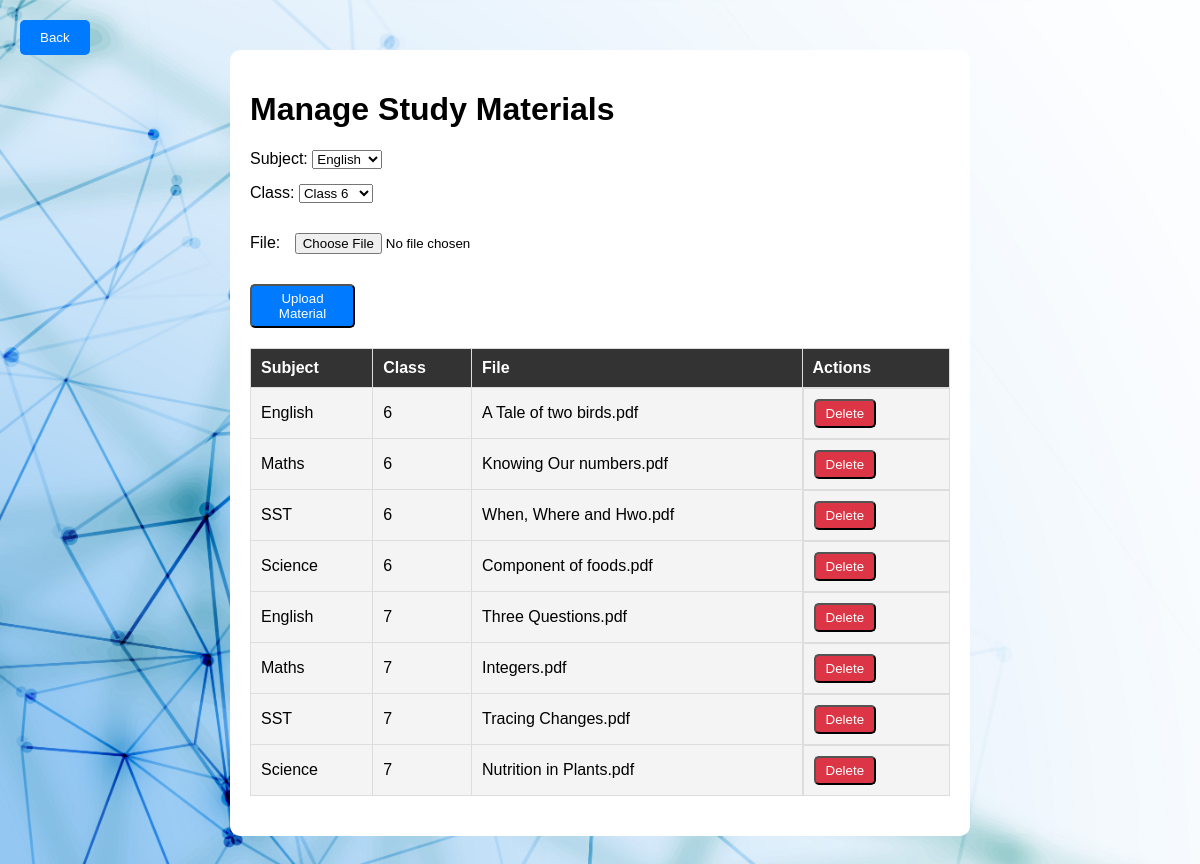
/upload_material.php, run on the app's committed database.
### tables this page shows
CREATE TABLE `study_materials` (
  `id` int(11) NOT NULL,
  `subject` varchar(100) NOT NULL,
  `class` varchar(100) NOT NULL,
  `file_name` varchar(255) NOT NULL,
  `file_path` varchar(255) NOT NULL,
  `uploaded_at` timestamp NOT NULL DEFAULT current_timestamp() ON UPDATE current_timestamp()
);

### upload_material.php (the view, shortened to what this page needs)
<?php
include 'connect.php';
?>
<!DOCTYPE html>
<html lang="en">
<head>
</head>
<body>
<button class="back-btn" onclick="window.location.href='control.php'">Back</button>
    <div class="container">
        <h1>Manage Study Materials</h1>
        <form action="upload_material.php" method="POST" enctype="multipart/form-data">
    <div class="form-row">
        <label for="subject">Subject:</label>
        <select name="subject" id="subject" required>
            <option value="English">English</option>
        </select>
    </div>
    <div class="form-row">
        <label for="class">Class:</label>
        <select name="class" id="class" required>
            <option value="6">Class 6</option>
        </select>
    </div>
    <div class="form-row">
        <label for="file">File:</label>
        <input type="file" name="file" id="file" required>
    </div>
    <div class="form-row">
        <button type="submit" class="btn">Upload Material</button>
    </div>
</form>
        <table>
            <thead>
                <tr>
                    <th>Subject</th>
                    <th>Class</th>
                    <th>File</th>
                    <th>Actions</th>
                </tr>
            </thead>
            <tbody>
                <?php
                try {
                    $stmt = $pdo->query("SELECT * FROM study_materials");
                    while ($row = $stmt->fetch(PDO::FETCH_ASSOC)) {
                        echo "<tr>
                                <td>{$row['subject']}</td>
                                <td>{$row['class']}</td>
                                <td>{$row['file_name']}</td>
                                <td class='action-btns'>
                                    <form method='POST' style='display:inline;'>
                                        <input type='hidden' name='id' value='{$row['id']}'>
                                        <input type='hidden' name='action' value='delete'>
                                        <button type='submit' class='btn delete-btn'>Delete</button>
                                    </form>
                                </td>
                              </tr>";
                    }
                } catch (PDOException $e) {
                    echo "<tr><td colspan='4'>Error: " . htmlspecialchars($e->getMessage()) . "</td></tr>";
                }
                ?>
            </tbody>
        </table>
    </div>
</body>
</html>

### upload_material.php (style rules this page uses)
body { background-image: url('login.jpg'); background-size: cover; font-family: Arial, sans-serif; color: #000; }
.container { margin: 50px auto; padding: 20px; background-color: #fff; color: #000; border-radius: 10px; max-width: 700px; }
table { width: 100%; border-collapse: collapse; margin: 20px 0; background-color: white; border-radius: 5px; }
th, td { text-align: left; padding: 10px; border: 1px solid #ddd; }
th { background: #333; color: #fff; }
td { background: #f4f4f4; }
.btn { padding: 5px 10px; border-radius: 5px; color: #fff; text-decoration: none; background: #007bff; margin-right: 10px; }
.delete-btn { background: #dc3545; }
.form-row { margin-bottom: 15px; }
.form-row input { width: 80%; padding: 10px; margin: 5px 0; border-radius: 5px; }
.form-row button { width: 15%; }
.action-btns { display: flex; align-items: center; justify-content: space-between; }
.back-btn { position: absolute; top: 20px; left: 20px; padding: 10px 20px; background-color: #007bff; color: white; border: none; border-radius: 5px; cursor: pointer; }

### data on the page
study_materials: subject "English", class "6", file_name "A Tale of two birds.pdf"
study_materials: subject "Maths", class "6", file_name "Knowing Our numbers.pdf"
study_materials: subject "SST", class "6", file_name "When, Where and Hwo.pdf"
study_materials: subject "Science", class "6", file_name "Component of foods.pdf"
study_materials: subject "English", class "7", file_name "Three Questions.pdf"
study_materials: subject "Maths", class "7", file_name "Integers.pdf"
study_materials: subject "SST", class "7", file_name "Tracing Changes.pdf"
study_materials: subject "Science", class "7", file_name "Nutrition in Plants.pdf"
